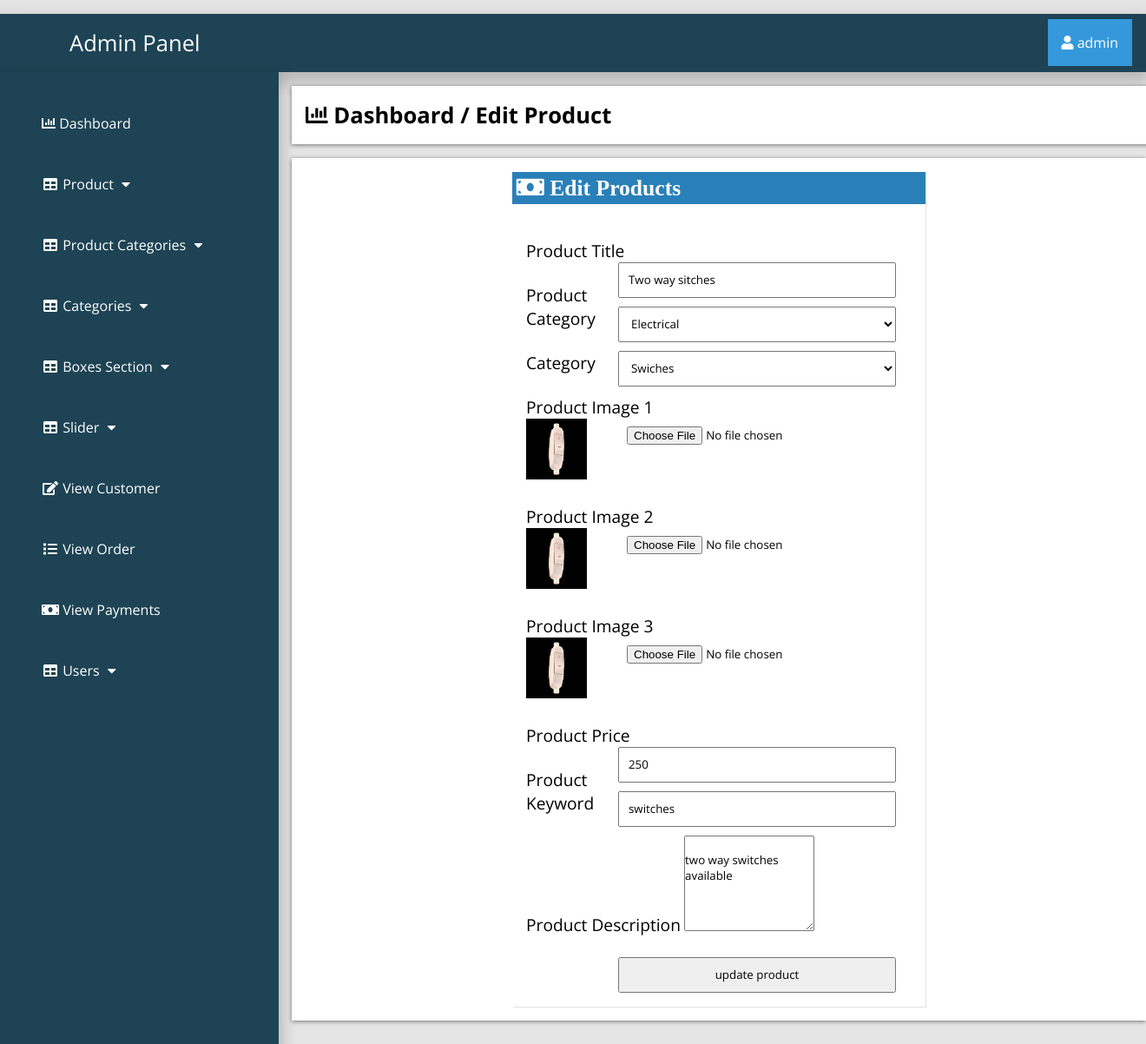
Screenshot of /admin_area/index.php?edit_product=39 (signed in) with the database file from the repository.
### tables this page shows
CREATE TABLE `products` (
  `product_id` int(10) NOT NULL,
  `p_cat_id` int(10) NOT NULL,
  `cat_id` int(10) NOT NULL,
  `date` timestamp NOT NULL DEFAULT current_timestamp() ON UPDATE current_timestamp(),
  `product_title` text NOT NULL,
  `product_img1` text NOT NULL,
  `product_img2` text NOT NULL,
  `product_img3` text NOT NULL,
  `product_price` int(10) NOT NULL,
  `product_desc` text NOT NULL,
  `product_keyword` text NOT NULL
);

CREATE TABLE `product_category` (
  `p_cat_id` int(10) NOT NULL,
  `p_cat_title` text NOT NULL,
  `p_cat_desc` text NOT NULL,
  `p_cat_img` int(11) NOT NULL
);

CREATE TABLE `categories` (
  `cat_id` int(100) NOT NULL,
  `cat_title` text NOT NULL,
  `cat_desc` text NOT NULL
);

### admin_area/edit_product.php (the view, shortened to what this page needs)
<?php
if (!isset($_SESSION['admin_email'])){
  echo "<script>window.open('login.php','_self')</script>";
  }else{
?>
<?php
if (isset($_GET['edit_product'])) {
	$edit_id=$_GET['edit_product'];
	$get_p="select * from products where product_id='$edit_id'";
	$run_edit=mysqli_query($con,$get_p);
	$row_edit=mysqli_fetch_array($run_edit);
	$p_title=$row_edit['product_title'];
	$p_cat=$row_edit['p_cat_id'];
	$cat=$row_edit['cat_id'];
	$p_image1=$row_edit['product_img1'];
	$p_image2=$row_edit['product_img2'];
	$p_image3=$row_edit['product_img3'];
	$p_price=$row_edit['product_price'];
	$p_desc=$row_edit['product_desc'];
	$p_keyword=$row_edit['product_keyword'];
}
$get_p_cat="select * from product_category where p_cat_id='$p_cat'";
$run_p_cat=mysqli_query($con,$get_p_cat);
$row_p_cat=mysqli_fetch_array($run_p_cat);
$p_cat_title=$row_p_cat['p_cat_title'];
$get_cat="select * from categories where cat_id='$cat'";
$run_cat=mysqli_query($con,$get_cat);
$row_cat=mysqli_fetch_array($run_cat);
$cat_title=$row_cat['cat_title'];
?>
<!DOCTYPE html>
<html>
<head>
</head>
<body>
<div class="row">
	<div class="col-lg-12">
		<div class="breadcrump">
			<li class="active">
				<i class="fa fa-bar-chart"></i>
				Dashboard / Edit Product
			</li>
		</div>
	</div>
</div>
<div class="row1">
	<div class="row">
		<div class="panel panel-default1">
			<div class="panel-heading">
				<h3 class="panel-title">
					<i class="fa fa-money fa-fw"> Edit Products </i>
				</h3>
			</div>
			<div class="panel-body">
				<form class="form-horizontal" method="post" action="" enctype="multipart/form-data">
					<div class="form-group">
						<label class="col-md-3 control-label">Product Title</label>
						<input type="text" name="product_title" class="form-control" required value="<?php echo $p_title; ?>">
					</div>
					<div class="form-group">
						<label class="col-md-3 control-label">Product Category</label>
						<select name="product_cat" class="form-control">
							<option value="<?php echo $p_cat; ?>"><?php echo $p_cat_title; ?></option>
						</select>
					</div>
					<div class="form-group">
						<label class="col-md-3 control-label">Category</label>
						<select name="cat" class="form-control">
							<option value="<?php echo $cat; ?>"><?php echo $cat_title; ?></option>
						</select>
					</div>
					<div class="form-group">
						<label class="col-md-3 control-label">Product Image 1</label>
						<input type="file" name="product_img1" class="form-control" required="">
						<br><img src="product_images/<?php echo $p_image1; ?>" width="70" height="70">
					</div>
					<div class="form-group">
						<label class="col-md-3 control-label">Product Image 2</label>
						<input type="file" name="product_img2" class="form-control" required="">
						<br><img src="product_images/<?php echo $p_image2; ?>" width="70" height="70">
					</div>
					<div class="form-group">
						<label class="col-md-3 control-label">Product Image 3</label>
						<input type="file" name="product_img3" class="form-control" required="">
						<br><img src="product_images/<?php echo $p_image3; ?>" width="70" height="70">
					</div>
					<div class="form-group">
						<label class="col-md-3 control-label">Product Price</label>
						<input type="text" name="product_price" class="form-control" required value="<?php
					     echo $p_price;	?>">
					</div>
					<div class="form-group">
						<label class="col-md-3 control-label">Product Keyword</label>
						<input type="text" name="product_keyword" class="form-control" required value="<?php
					     echo $p_keyword;	?>">
					</div>
					<div class="form-group">
						<label class="col-md-3 control-label">Product Description</label>
						<textarea name="product_desc" class="form-control" rows="6" cols="19">
							<?php echo $p_desc; ?>
						</textarea>
					</div>
					<div class="form-group">
						<input type="submit" name="update" value="update product" class="btn btn-primary form-control">
					</div>
				</form>
			</div>
		</div>
	</div>
</div>
</head>
<body>
</body>
</html>
<?php } ?>

### admin_area/includes/sidebar.php (shortened to what this page needs)
<?php
if (!isset($_SESSION['admin_email'])){
  echo "<script>window.open('login.php','_self')</script>";
  }else{
?>
<nav class="navbar navbar-inverse navbar-fixed-top" >
	<div class="navbar-header">
		<a href="index.php?dashboard" class="navbar-brand"><span>Admin Panel</span></a>
	</div>
		<div class="dropdown">
		 <button onclick="myFunction()" class="dropbtn"><i class="fa fa-user"></i> <?php echo $admin_name; ?></a></button>
		</div>
	<div class="collapse navbar-collapse navbar-ex1-collapse">
	<ul class="nav navbar-nav side-nav">
  <li>
    <a href="index.php?dashboard"><i class="fa fa-bar-chart"></i> Dashboard</a>
  </li>
  <li class="button-dropdown" id="#products">
    <a href="#" class="dropdown-toggle" data-toggle="collapse" data-target="#products"><i class="fa fa-fw fa-table"></i> Product <i class="fa fa-fw fa-caret-down"></i></a>
  </li>
  <li class="button-dropdown" id="#products_cat">
    <a href="#" class="dropdown-toggle" data-toggle="collapse" data-target="#products_cat"><i class="fa fa-fw fa-table"></i> Product Categories <i class="fa fa-fw fa-caret-down"></i></a>
  </li>
  <li class="button-dropdown" id="#category">
    <a href="#" class="dropdown-toggle" data-toggle="collapse" data-target="#category"><i class="fa fa-fw fa-table"></i> Categories <i class="fa fa-fw fa-caret-down"></i></a>
  </li>
<li class="button-dropdown" >
  <a href="#" class="dropdown-toggle" data-toggle="collapse" data-target="#boxes">
    <i class="fa fa-fw fa-table"></i> Boxes Section <i class="fa fa-fw fa-caret-down"></i>
  </a>
</li>
  <li class="button-dropdown">
    <a href="#" class="dropdown-toggle" data-toggle="collapse" data-target="#slider"><i class="fa fa-fw fa-table"></i>  Slider <i class="fa fa-fw fa-caret-down"></i></a>
  </li>
  <li>
  	<a href="index.php?view_customer">
  		<i class="fa fa-fw fa-edit"></i> View Customer
  	</a>
  </li>
  <li>
  	<a href="index.php?view_order">
  		<i class="fa fa-fw fa-list"></i> View Order
  	</a>
  </li>
  <li>
  	<a href="index.php?view_payments">
  		<i class="fa fa-fw fa-money"></i> View Payments
  	</a>
  </li>
  <li class="button-dropdown">
    <a href="#" class="dropdown-toggle" data-toggle="collapse" data-target="#users"><i class="fa fa-fw fa-table"></i>  Users <i class="fa fa-fw fa-caret-down"></i></a>
  </li>
</ul>
</div>
</nav>
<?php } ?>

### admin_area/css/style.css (style rules this page uses)
:root { --blue:#2980b9; }
body { margin-top: ; }
* { font-family: 'Open Sans', sans-serif; margin:0; padding:0; box-sizing: border-box; text-decoration: none; transition: all .2s cubic-bezier(.37,1.14,.26,1.24); }
html { background-color: rgba(0,0,0,.1); }
.navbar-fixed-top { background:#1d4354; padding: 1rem; margin-top: 1rem; box-shadow: 0px 8px 16px 4px rgba(0,0,0,0.2); margin-left: ; margin-right: ; }
.navbar-fixed-top a span { margin-left: 4rem; }
.navbar-fixed-top .navbar-brand { font-size: 1.6rem; color: #ffffff; }
.dropbtn { background-color: #3498DB; color: white; padding: 16px; font-size: 16px; border: none; cursor: pointer; }
.dropdown { position: relative; display: inline-block; float: right; margin-top: -2.8rem; }
.nav { position: absolute; top: 51px; margin-top: 32px; width: auto; height: 110%; border-radius: 0; display: block; background-color: #1d4354; bottom: 0; overflow: hidden; padding-bottom: 40px; box-shadow: 0px 8px 16px 4px rgba(0,0,0,0.2); margin-left: -1rem; }
.nav>li>a { width: 225px; display: block; color: #ffffff; margin: 3rem; }
.row { width: 81.2%; background-color: #ffffff; margin: auto; margin-left: 21rem; margin-top: 1rem; padding: 1rem; display: ; }
.row1 { display: flex; background-color:; }
.panel { text-align: left; box-shadow: 1px 1px 1px 0px rgba(0.1,0.1,0.1,0.1); margin: 1rem; background-color: #ffffff; padding: rem; }
.panel-heading .panel-title { background-color: #2980b9; color: #ffffff; padding: .3rem; }
.breadcrump .active { font-weight: bold; font-size: 1.6rem; }
.row { list-style: none; box-shadow: 0 1px 5px rgba(0, 0, 0, 0.5); }
.row .fa-money { font-size: 1.6rem; width: 50%; text-align: left; }
.form-group { margin-top: 1.5rem; }
.form-group label { font-size: 1.2rem; }
.form-group input { width: 75%; float: right; padding: .6rem; }
.form-group select { width: 75%; float: right; padding: .6rem; }
.row .panel-default1 { width: 50%; margin: auto; }
.panel-body { display: flex; align-items: center; justify-content: left; padding: 1rem; flex-wrap: wrap; }

### rows the page displays
products: product_title "Two way sitches", product_img1 (picture), product_img2 (picture), product_img3 (picture), product_price "250", product_keyword "switches", product_desc "two way switches available"
product_category: product_cat "Electrical"
categories: cat "Swiches"

### other values shown
$admin_name "admin"
